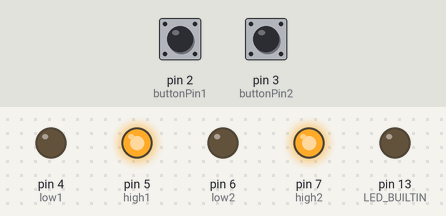
The sketch below on a simulated Arduino Uno, built with avr-gcc and run on an emulated ATmega328P. Shown: output pins drawn as LEDs (lit = HIGH). The test bench sets the inputs (shaded band); at power-on: pin 2 (buttonPin1) LOW, pin 3 (buttonPin2) LOW.

Above: at 1.2 s.
1.3 s: pin 2 (buttonPin1) pulled HIGH for 0.15 s
At 1.47 s:
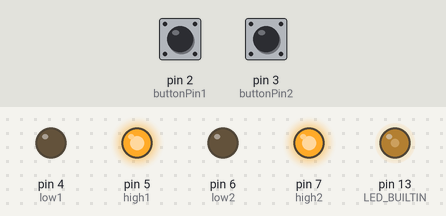
3.0 s: pin 3 (buttonPin2) pulled HIGH for 0.15 s
At 4.2 s:
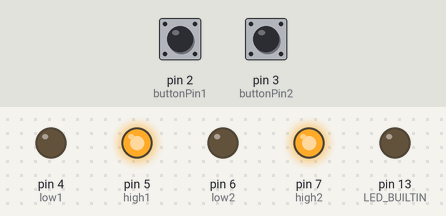
4.6 s: pin 3 (buttonPin2) pulled HIGH for 3.2 s
At 5.6 s:
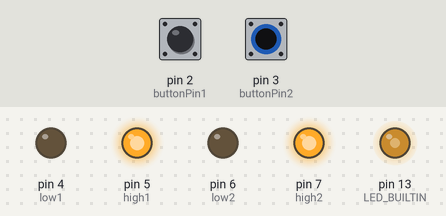
9.3 s: pin 2 (buttonPin1) pulled HIGH for 3.2 s
At 14.0 s:
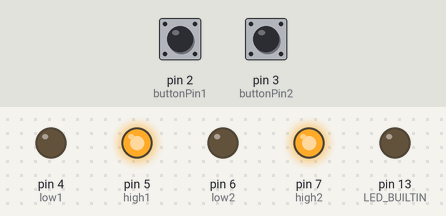
Timing chart, 0 to 15.0 s (numbered marks = the images above; inputs shaded):
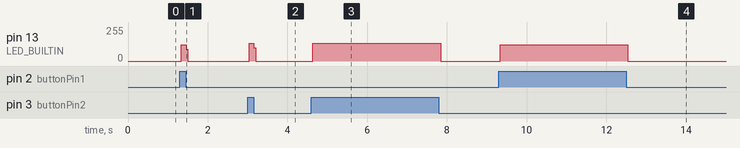

Measured:
- after the input at 1.3 s, pin 13 (LED_BUILTIN): 0/255 → 121/255 at once, → 0/255 0.12 s later
- after the input at 3.0 s, pin 13 (LED_BUILTIN): 0/255 → 134/255 at once, → 0/255 0.12 s later
- after the input at 4.6 s, pin 13 (LED_BUILTIN): 0/255 → 134/255 at once, → 0/255 3.2 s later
- after the input at 9.3 s, pin 13 (LED_BUILTIN): 0/255 → 121/255 at once, → 0/255 3.2 s later

The sketch:

switchtest.ino
```cpp
int buttonPin1 = 2;
int low1 = 4;
int high1 = 5;
int buttonPin2 = 3;
int low2 = 6;
int high2 = 7;

void setup() {
  pinMode(high1, OUTPUT);
  pinMode(low1, OUTPUT);
  pinMode(high2, OUTPUT);
  pinMode(low2, OUTPUT);
  digitalWrite(low2,LOW);
  digitalWrite(high2, HIGH);
  digitalWrite(low1,LOW);
  digitalWrite(high1, HIGH);
  pinMode(buttonPin1, INPUT);
  pinMode(buttonPin2, INPUT);
  pinMode(LED_BUILTIN, OUTPUT);
}

void loop() {
  if (digitalRead(buttonPin1) == HIGH){
    digitalWrite(LED_BUILTIN, HIGH);
  }
   else {
    digitalWrite(LED_BUILTIN, LOW);
   }
   if (digitalRead(buttonPin2) == HIGH){
    digitalWrite(LED_BUILTIN, HIGH);
  }
   else {
    digitalWrite(LED_BUILTIN, LOW);
   }
  }
```
